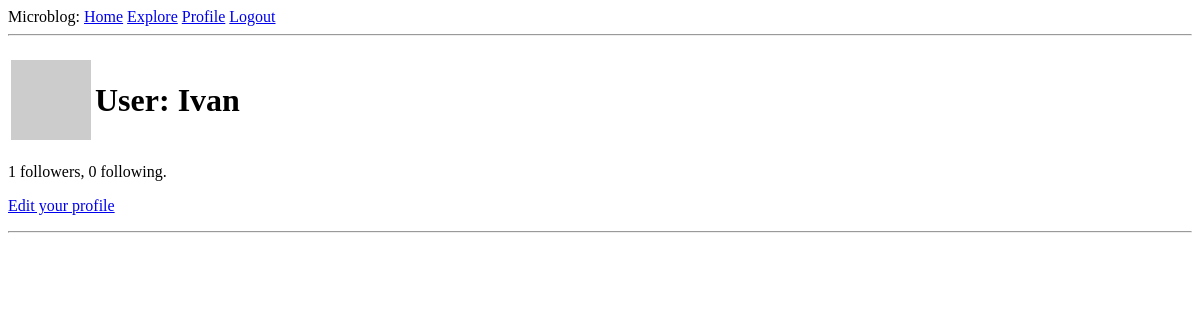
Before: /user/Ivan (signed in) with the older database file.
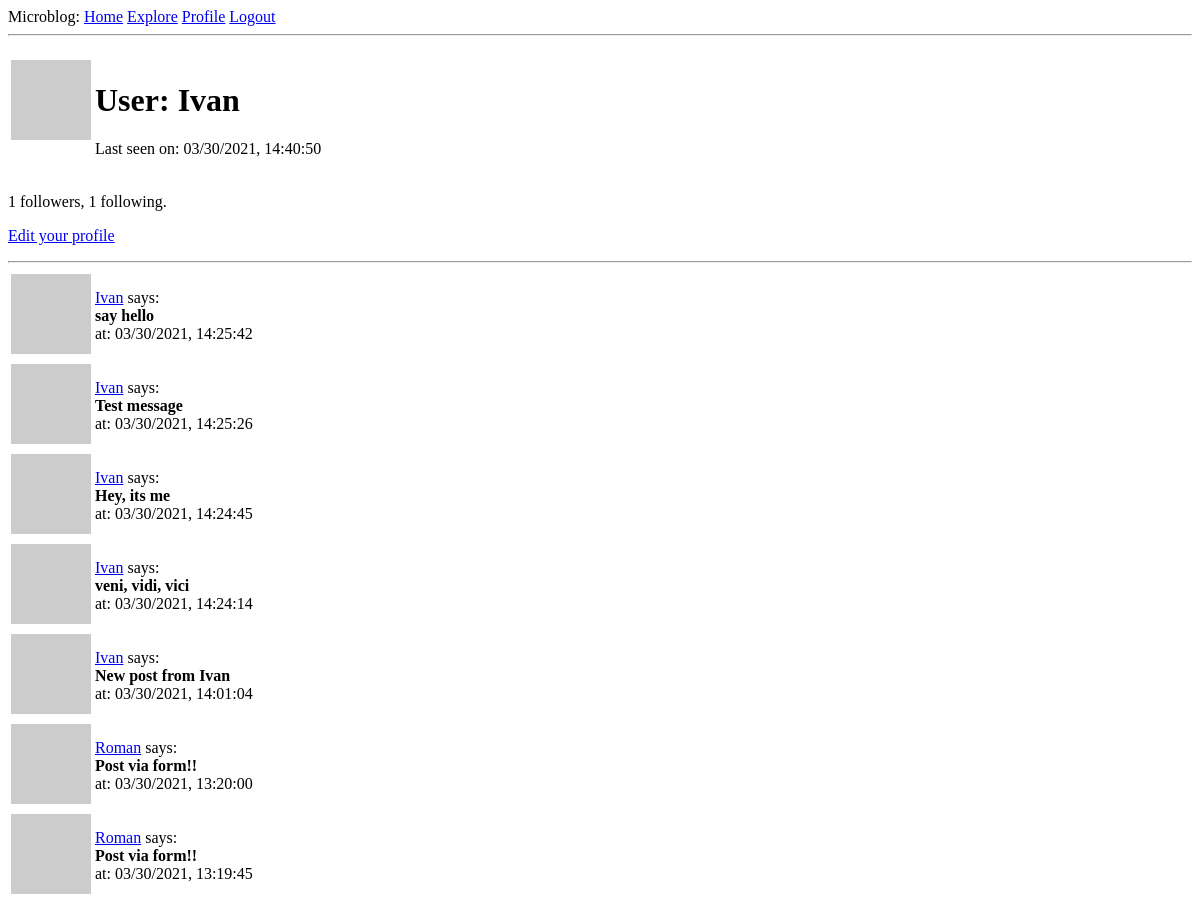
After: the same page with the newer database file.
### blog/models.py (models this page shows, shortened)
class User(UserMixin, db.Model):
    __tablename__ = 'users'
    id = db.Column(db.Integer, primary_key=True)
    username = db.Column(db.String(64), index=True, unique=True)
    email = db.Column(db.String(128), index=True, unique=True)
    password_hash = db.Column(db.String(128))
    posts = db.relationship('Post', backref='author', lazy='dynamic')
    about_me = db.Column(db.String(160))
    last_seen = db.Column(db.DateTime, default=datetime.utcnow)
    followed = db.relationship('User',
                               secondary=followed_followers,
                               primaryjoin=(followed_followers.c.follower_id == id),
                               secondaryjoin=(followed_followers.c.followed_id == id),
                               backref=db.backref('followers', lazy='dynamic'),
                               lazy='dynamic')
    def get_avatar(self, size):
        avatar = md5(self.email.lower().encode('utf-8')).hexdigest()
        return f'https://www.gravatar.com/avatar/{avatar}?d=identicon&s={size}'
    def get_followed_posts(self):
        followed = Post.query.\
            join(followed_followers, (followed_followers.c.followed_id == Post.user_id)).\
            filter(followed_followers.c.follower_id == self.id)
        own = Post.query.filter_by(user_id=self.id)
        return followed.union(own).order_by(Post.timestamp.desc())

class Post(db.Model):
    __tablename__ = 'posts'
    id = db.Column(db.Integer, primary_key=True)
    body = db.Column(db.String(140))
    timestamp = db.Column(db.DateTime, index=True, default=datetime.utcnow)
    user_id = db.Column(db.Integer, db.ForeignKey('users.id'))

### blog/routes.py (the view)
@app.route('/user/<username>')
@login_required
def user(username):
    user = User.query.filter_by(username=username).first_or_404()
    page = request.args.get('page', 1, type=int)
    if user == current_user:
        posts = user.get_followed_posts().paginate(page, app.config['POST_PER_PAGE'], False)
    else:
        posts = user.posts.order_by(Post.timestamp.desc()).paginate(page, app.config['POST_PER_PAGE'], False)
    next_url = url_for('user', username=user.username, page=posts.next_num) if posts.has_next else None
    prev_url = url_for('user', username=user.username, page=posts.prev_num) if posts.has_prev else None
    return render_template('user.html', user=user, posts=posts.items, next_url=next_url, prev_url=prev_url)

### blog/models.py (called while the page is built)
@login.user_loader
def load_user(user_id):
    return User.query.get(int(user_id))

### blog/routes.py (called while the page is built)
@app.before_request
def before_request():
    if current_user.is_authenticated:
        current_user.last_seen = datetime.utcnow()
        db.session.commit()

### blog/templates/user.html (shortened to what this page needs)
{% extends 'base.html' %}
{% block content %}
<table>
    <tr valign="top">
        <td><img src="{{ user.get_avatar(128) }}"></td>
        <td>
            <h1>User: {{ user.username }}</h1>
            {% if user.last_seen %}<p>Last seen on: {{ user.last_seen.strftime('%m/%d/%Y, %H:%M:%S') }}</p>{% endif %}
        </td>
    </tr>
</table>
<p>{{ user.followers.count() }} followers, {{ user.followed.count() }} following.</p>
{% if user == current_user %}
    <p><a href="{{ url_for('edit_profile') }}">Edit your profile</a></p>
{% elif not current_user.is_following(user) %}
    <p><a href="{{ url_for('follow', username=user.username) }}">Follow</a></p>
{% else %}
    <p><a href="{{ url_for('unfollow', username=user.username) }}">Unfollow</a></p>
{% endif %}
<hr>
{% for post in posts %}
    {% include '_post.html' %}
{% endfor %}
{% endblock content %}

### blog/templates/_post.html
<table>
    <tr valign="middle">
        <td><img src="{{ post.author.get_avatar(36) }}"></td>
        <td>
            <a href="{{ url_for('user', username=post.author.username) }}">{{ post.author.username }}</a> says:<br>
            <b>{{ post.body }}</b><br>
            at: {{ post.timestamp.strftime('%m/%d/%Y, %H:%M:%S') }}
        </td>
    </tr>
</table>

Changed rows visible on the page:
changed User "Ivan": last_seen (not shown) → "03/30/2021, 14:40:50"
added Post: author.username "Ivan", body "say hello", timestamp "03/30/2021, 14:25:42"
added Post: author.username "Ivan", body "Test message", timestamp "03/30/2021, 14:25:26"
added Post: author.username "Ivan", body "Hey, its me", timestamp "03/30/2021, 14:24:45"
added Post: author.username "Ivan", body "veni, vidi, vici", timestamp "03/30/2021, 14:24:14"
added Post: author.username "Ivan", body "New post from Ivan", timestamp "03/30/2021, 14:01:04"
added Post: author.username "Roman", body "Post via form!!", timestamp "03/30/2021, 13:20:00"
added Post: author.username "Roman", body "Post via form!!", timestamp "03/30/2021, 13:19:45"
Other visible differences:
{{ user.followed.count() }}: "0" → "1"
text now shown: "Last seen on:"
